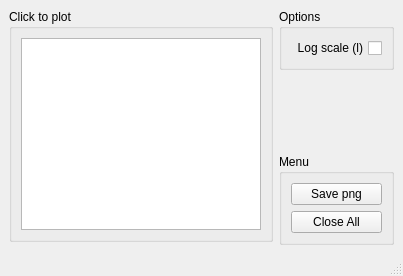
<?xml version="1.0" encoding="UTF-8"?>
<ui version="4.0">
 <class>McGnuWindow</class>
 <widget class="QMainWindow" name="McGnuWindow">
  <property name="geometry">
   <rect>
    <x>0</x>
    <y>0</y>
    <width>403</width>
    <height>276</height>
   </rect>
  </property>
  <property name="sizePolicy">
   <sizepolicy hsizetype="Preferred" vsizetype="Preferred">
    <horstretch>0</horstretch>
    <verstretch>0</verstretch>
   </sizepolicy>
  </property>
  <property name="windowTitle">
   <string>McGnuplot</string>
  </property>
  <widget class="QWidget" name="centralwidget">
   <layout class="QHBoxLayout" name="horizontalLayout">
    <item>
     <layout class="QVBoxLayout" name="verticalLayout_5">
      <item>
       <widget class="QGroupBox" name="gbxMonitors">
        <property name="sizePolicy">
         <sizepolicy hsizetype="Preferred" vsizetype="MinimumExpanding">
          <horstretch>0</horstretch>
          <verstretch>0</verstretch>
         </sizepolicy>
        </property>
        <property name="title">
         <string>Click to plot</string>
        </property>
        <layout class="QVBoxLayout" name="verticalLayout_2">
         <item>
          <widget class="QListWidget" name="lstvMonitors">
           <property name="sizePolicy">
            <sizepolicy hsizetype="Expanding" vsizetype="MinimumExpanding">
             <horstretch>0</horstretch>
             <verstretch>0</verstretch>
            </sizepolicy>
           </property>
          </widget>
         </item>
        </layout>
       </widget>
      </item>
      <item>
       <spacer name="verticalSpacer_2">
        <property name="orientation">
         <enum>Qt::Vertical</enum>
        </property>
        <property name="sizeHint" stdset="0">
         <size>
          <width>20</width>
          <height>40</height>
         </size>
        </property>
       </spacer>
      </item>
     </layout>
    </item>
    <item>
     <layout class="QVBoxLayout" name="verticalLayout">
      <item>
       <widget class="QGroupBox" name="gbxOptions">
        <property name="title">
         <string>Options</string>
        </property>
        <layout class="QVBoxLayout" name="verticalLayout_4">
         <item>
          <widget class="QCheckBox" name="cbxLogScale">
           <property name="layoutDirection">
            <enum>Qt::RightToLeft</enum>
           </property>
           <property name="text">
            <string>Log scale (l)</string>
           </property>
          </widget>
         </item>
        </layout>
       </widget>
      </item>
      <item>
       <spacer name="verticalSpacer">
        <property name="orientation">
         <enum>Qt::Vertical</enum>
        </property>
        <property name="sizeHint" stdset="0">
         <size>
          <width>20</width>
          <height>40</height>
         </size>
        </property>
       </spacer>
      </item>
      <item>
       <widget class="QGroupBox" name="gbxSave">
        <property name="title">
         <string>Menu</string>
        </property>
        <layout class="QVBoxLayout" name="verticalLayout_3">
         <item>
          <widget class="QPushButton" name="btnSave">
           <property name="text">
            <string>Save png</string>
           </property>
          </widget>
         </item>
         <item>
          <widget class="QPushButton" name="btnCloseAll">
           <property name="text">
            <string>Close All</string>
           </property>
          </widget>
         </item>
        </layout>
       </widget>
      </item>
     </layout>
    </item>
   </layout>
  </widget>
  <widget class="QStatusBar" name="statusBar"/>
  <action name="actionOpen">
   <property name="text">
    <string>Open...</string>
   </property>
  </action>
  <action name="actionSave">
   <property name="text">
    <string>Save As...</string>
   </property>
  </action>
  <action name="actionQuit">
   <property name="text">
    <string>Quit</string>
   </property>
  </action>
  <action name="actionPng">
   <property name="text">
    <string>psc</string>
   </property>
  </action>
  <action name="actionEps">
   <property name="text">
    <string>ps</string>
   </property>
  </action>
  <action name="actionPdf">
   <property name="text">
    <string>png</string>
   </property>
  </action>
  <action name="actionGif">
   <property name="text">
    <string>gif</string>
   </property>
  </action>
 </widget>
 <resources/>
 <connections/>
</ui>
